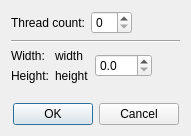
<?xml version="1.0" encoding="UTF-8"?>
<ui version="4.0">
 <class>PathTracingParameters</class>
 <widget class="QDialog" name="PathTracingParameters">
  <property name="geometry">
   <rect>
    <x>0</x>
    <y>0</y>
    <width>191</width>
    <height>136</height>
   </rect>
  </property>
  <property name="windowTitle">
   <string>Dialog</string>
  </property>
  <layout class="QVBoxLayout" name="verticalLayout">
   <item>
    <layout class="QHBoxLayout" name="horizontalLayout">
     <item>
      <layout class="QFormLayout" name="formLayout_2">
       <item row="0" column="0">
        <widget class="QLabel" name="label">
         <property name="text">
          <string>Thread count:</string>
         </property>
        </widget>
       </item>
       <item row="0" column="1">
        <widget class="QSpinBox" name="spinBox_thread_count"/>
       </item>
      </layout>
     </item>
     <item>
      <spacer name="horizontalSpacer">
       <property name="orientation">
        <enum>Qt::Horizontal</enum>
       </property>
       <property name="sizeHint" stdset="0">
        <size>
         <width>40</width>
         <height>20</height>
        </size>
       </property>
      </spacer>
     </item>
    </layout>
   </item>
   <item>
    <widget class="Line" name="line">
     <property name="orientation">
      <enum>Qt::Horizontal</enum>
     </property>
    </widget>
   </item>
   <item>
    <layout class="QHBoxLayout" name="horizontalLayout_2">
     <item>
      <layout class="QFormLayout" name="formLayout">
       <item row="0" column="0">
        <widget class="QLabel" name="label_2">
         <property name="text">
          <string>Width:</string>
         </property>
        </widget>
       </item>
       <item row="0" column="1">
        <widget class="QLabel" name="label_width">
         <property name="text">
          <string>width</string>
         </property>
        </widget>
       </item>
       <item row="1" column="0">
        <widget class="QLabel" name="label_3">
         <property name="text">
          <string>Height:</string>
         </property>
        </widget>
       </item>
       <item row="1" column="1">
        <widget class="QLabel" name="label_height">
         <property name="text">
          <string>height</string>
         </property>
        </widget>
       </item>
      </layout>
     </item>
     <item>
      <widget class="QDoubleSpinBox" name="doubleSpinBox_image_size">
       <property name="decimals">
        <number>1</number>
       </property>
      </widget>
     </item>
     <item>
      <spacer name="horizontalSpacer_2">
       <property name="orientation">
        <enum>Qt::Horizontal</enum>
       </property>
       <property name="sizeHint" stdset="0">
        <size>
         <width>40</width>
         <height>20</height>
        </size>
       </property>
      </spacer>
     </item>
    </layout>
   </item>
   <item>
    <spacer name="verticalSpacer">
     <property name="orientation">
      <enum>Qt::Vertical</enum>
     </property>
     <property name="sizeHint" stdset="0">
      <size>
       <width>20</width>
       <height>40</height>
      </size>
     </property>
    </spacer>
   </item>
   <item>
    <widget class="QDialogButtonBox" name="buttonBox">
     <property name="orientation">
      <enum>Qt::Horizontal</enum>
     </property>
     <property name="standardButtons">
      <set>QDialogButtonBox::Cancel|QDialogButtonBox::Ok</set>
     </property>
     <property name="centerButtons">
      <bool>true</bool>
     </property>
    </widget>
   </item>
  </layout>
 </widget>
 <resources/>
 <connections>
  <connection>
   <sender>buttonBox</sender>
   <signal>accepted()</signal>
   <receiver>PathTracingParameters</receiver>
   <slot>accept()</slot>
   <hints>
    <hint type="sourcelabel">
     <x>248</x>
     <y>254</y>
    </hint>
    <hint type="destinationlabel">
     <x>157</x>
     <y>274</y>
    </hint>
   </hints>
  </connection>
  <connection>
   <sender>buttonBox</sender>
   <signal>rejected()</signal>
   <receiver>PathTracingParameters</receiver>
   <slot>reject()</slot>
   <hints>
    <hint type="sourcelabel">
     <x>316</x>
     <y>260</y>
    </hint>
    <hint type="destinationlabel">
     <x>286</x>
     <y>274</y>
    </hint>
   </hints>
  </connection>
 </connections>
</ui>
